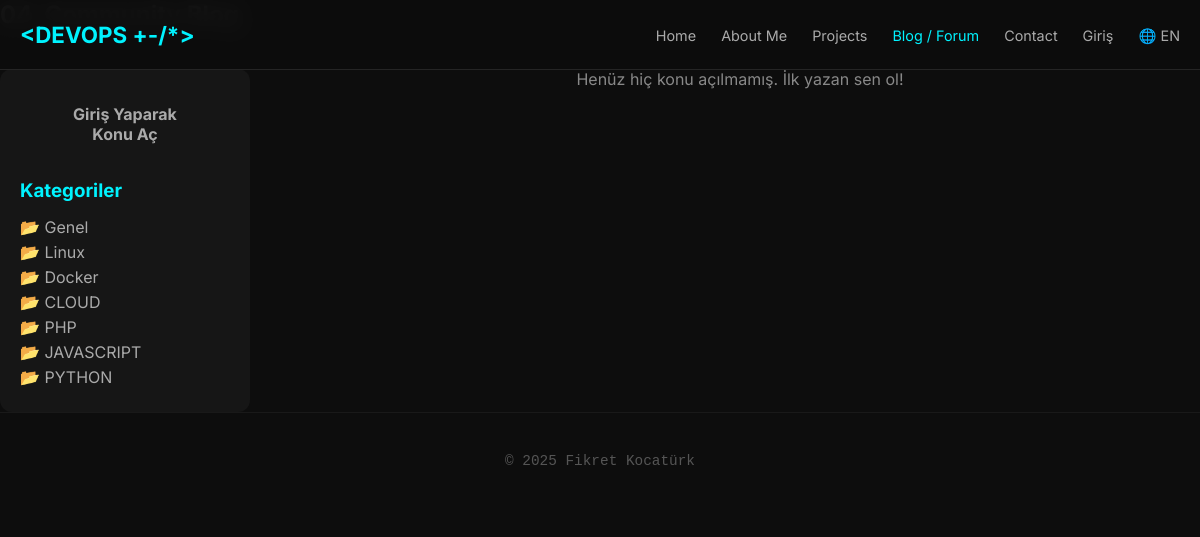
The app's page /index.php/blog?lang=en with its own data.
### tables this page shows
CREATE TABLE categories (
                            id INT AUTO_INCREMENT PRIMARY KEY,
                            name VARCHAR(50) NOT NULL
);

### app/views/blog.php (the view, shortened to what this page needs)
<?php
include APP_PATH . '/views/partials/header.php';
include APP_PATH . '/views/partials/navbar.php';
$categories = [];
if (isset($conn)) {
    try {
        $cats_stmt = $conn->query("SELECT * FROM categories");
        if ($cats_stmt) {
            $categories = $cats_stmt->fetchAll(PDO::FETCH_ASSOC);
        }
    } catch (PDOException $e) {
    }
}
$topics = [];
if (isset($conn)) {
    try {
        $sql = "SELECT t.*, u.username, c.name as cat_name,
                (SELECT COUNT(*) FROM comments WHERE topic_id = t.id) as reply_count
                FROM topics t
                JOIN users u ON t.user_id = u.id
                JOIN categories c ON t.category_id = c.id
                ORDER BY t.created_at DESC";
        $stmt = $conn->query($sql);
        if ($stmt) {
            $topics = $stmt->fetchAll(PDO::FETCH_ASSOC);
        }
    } catch (PDOException $e) {
    }
}
?>
    <section>
        <h2 class="section-title"><span>04.</span> Community Blog</h2>
        <div class="blog-container">
            <aside class="sidebar">
                <?php if(isset($_SESSION['user_id'])): ?>
                    <a href="<?php echo BASE_URL; ?>/index.php/blog/create?lang=<?php echo $lang; ?>" class="btn create-btn">+ Yeni Konu Aç</a>
                <?php else: ?>
                    <a href="<?php echo BASE_URL; ?>/index.php/login" class="btn create-btn" style="border-color:#555; color:#aaa;">Giriş Yaparak Konu Aç</a>
                <?php endif; ?>
                <h3 style="color:#00f3ff; margin-bottom:15px;">Kategoriler</h3>
                <ul class="cat-list" style="list-style:none; padding:0; color:#aaa;">
                    <?php if(empty($categories)): ?>
                        <li>Kategori bulunamadı.</li>
                    <?php else: ?>
                        <?php foreach($categories as $cat): ?>
                            <li style="margin-bottom:5px; cursor:pointer;">📂 <?php echo htmlspecialchars($cat['name']); ?></li>
                        <?php endforeach; ?>
                    <?php endif; ?>
                </ul>
            </aside>
            <div class="topic-list">
                <?php if(empty($topics)): ?>
                    <p style="color:#888; text-align:center;">Henüz hiç konu açılmamış. İlk yazan sen ol!</p>
                <?php endif; ?>
            </div>
        </div>
    </section>
<?php
include APP_PATH . '/views/partials/footer.php';
?>

### app/views/partials/header.php (style rules this page uses)
:root { --bg-color: #0d0d0d; --text-main: #e0e0e0; --accent-color: #00f3ff; --nav-bg: rgba(13, 13, 13, 0.95); }
* { margin: 0; padding: 0; box-sizing: border-box; }
html, body { width: 100%; overflow-x: hidden; background-color: var(--bg-color); color: var(--text-main); font-family: 'Inter', sans-serif; }
.btn { padding: 15px 35px; border-radius: 30px; font-weight: bold; display: inline-block; text-decoration: none; cursor: pointer; }

### app/views/blog.php (style rules this page uses)
.blog-container { display: grid; grid-template-columns: 250px 1fr; gap: 30px; margin-top: 40px; }
.sidebar { background: #161616; padding: 20px; border-radius: 12px; height: fit-content; }
.create-btn { width: 100%; text-align: center; margin-bottom: 20px; display: block; }

### records on screen
categories: name "Genel"
categories: name "Linux"
categories: name "Docker"
categories: name "CLOUD"
categories: name "PHP"
categories: name "JAVASCRIPT"
categories: name "PYTHON"

### other values on screen
$t['nav_home'] "Home"
$t['nav_about'] "About Me"
$t['nav_projects'] "Projects"
$t['nav_blog'] "Blog / Forum"
$t['nav_contact'] "Contact"
$lang "EN"
